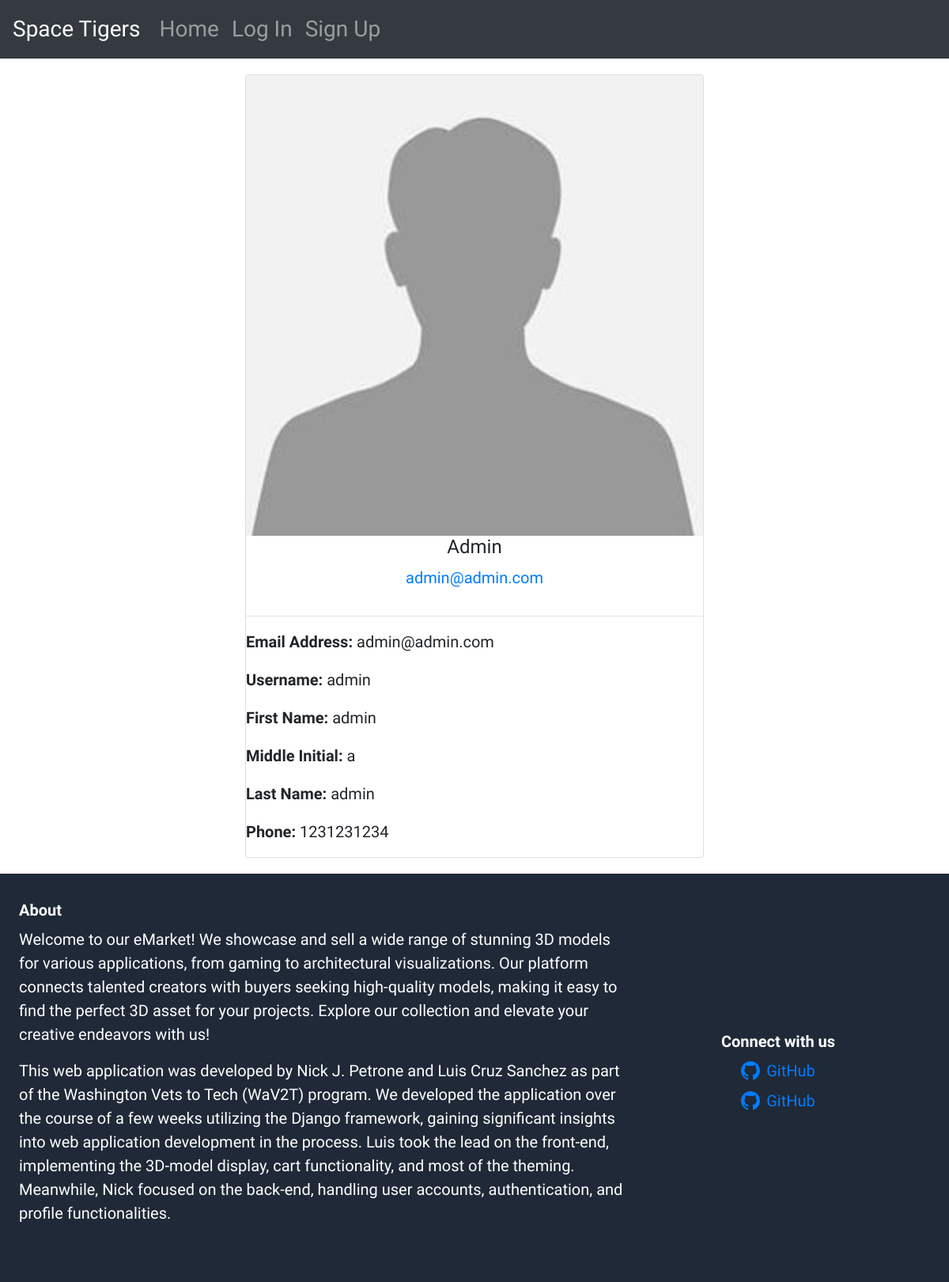
The app's page /accounts/profile2/1/, older data.
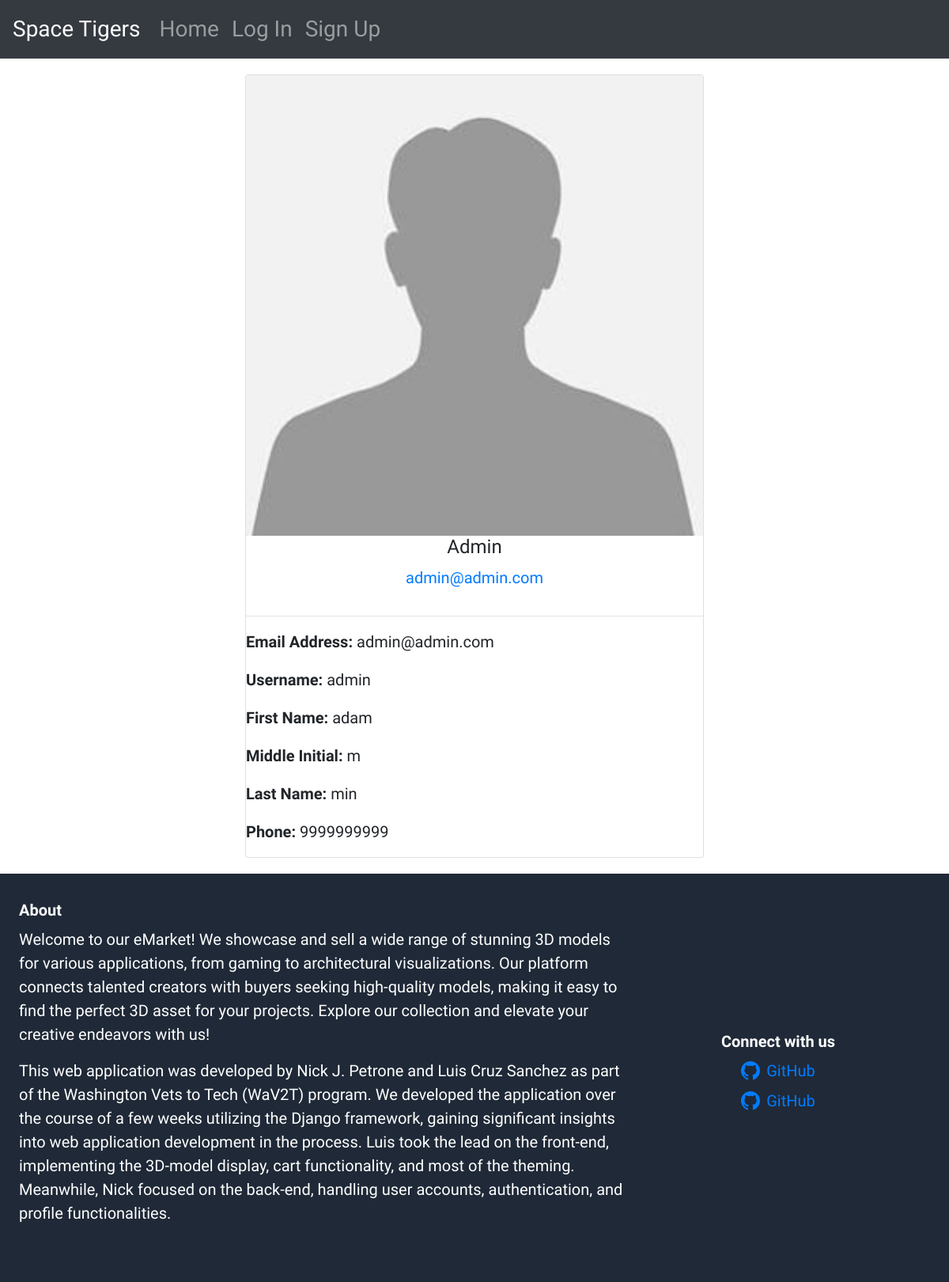
The same page, newer data.
### accounts/models.py (models this page shows, shortened)
class Profile(models.Model):
    user = models.OneToOneField(User, on_delete=models.CASCADE)
    avatar = models.ImageField(default='avatar.jpg', upload_to='media/', blank=True, null=True)
    first_name = models.CharField(max_length=100)
    last_name = models.CharField(max_length=100)
    mi = models.CharField(max_length=1)
    email = models.EmailField()
    phone = models.CharField(max_length=15)

### accounts/views.py (the view)
# urls.py: path('profile2/<int:pk>/', views.ProfileDetailView2, name='profile2'),
def ProfileDetailView2(request, pk):
    profile = Profile.objects.get(user_id=pk)
    is_owner = profile.user == request.user
    context = {
        'profile_detail': profile,
        'is_owner': is_owner,
    }
    if is_owner:
        return redirect('profile')
    else:
        return render(request, 'accounts/profile.html', context)

### templates/accounts/profile.html (shortened to what this page needs)
{% extends 'base.html' %}
{% block content %}
<div class="center">
	<form method="POST" enctype="multipart/form-data" class="card">
		{% if request.user != profile_user %}
			<img src="{{profile_detail.avatar.url}}" alt="{{ profile_detail.username }}" class="avatar"  accept=".jpg,.jpeg,.png"/>
			<h2 class="text-center">{{ profile_detail.user | title }}</h2>
	    	<p class="text-center"><a href="mailto:{{user.email}}">{{profile_detail.email}}</a></p>
	    {% endif %}
   	    <hr>
			{% if is_owner %}
				{% if edit_mode %}
					<label for="avatar">Avatar:</label>
					<input type="file" name="avatar" id="avatar">
					<label for="email">Email Address:</label>
					<input type="email" id="email" name="email" value="{{user.email}}" />
					<label for="username">Username:</label>
					<input type="text" id="username" name="username" value="{{user.username}}" />
					<label for="first_name">First Name:</label>
					<input type="text" id="first_name" name="first_name" value="{{user.profile.first_name}}" />
					<label for="mi">Middle Initial:</label>
					<input type="text" id="mi" name="mi" value="{{user.profile.mi}}"/>
					<label for="last_name">Last Name:</label>
					<input type="text" id="last_name" name="last_name" value="{{user.profile.last_name}}" />
					<label for="phone">Phone:</label>
					<input type="text" id="phone" name="phone" value="{{user.profile.phone}}" />
					<button type="submit" class="btn btn-primary full-width">Save Changes</button>
				{% else %}
					<p><strong>Email Address:</strong> {{user.email}}</p>
					<p><strong>Username:</strong> {{user.username}}</p>
					<p><strong>First Name:</strong> {{user.profile.first_name}}</p>
					<p><strong>Middle Initial:</strong> {{user.profile.mi}}</p>
					<p><strong>Last Name:</strong> {{user.profile.last_name}}</p>
					<p><strong>Phone:</strong> {{user.profile.phone}}</p>
					<a href="?edit=true" class="btn btn-primary">Edit Profile</a>
				{% endif %}
			{% else %}
				<p><strong>Email Address:</strong> {{profile_detail.email}}</p>
				<p><strong>Username:</strong> {{profile_detail.user}}</p>
				<p><strong>First Name:</strong> {{profile_detail.first_name}}</p>
				<p><strong>Middle Initial:</strong> {{profile_detail.mi}}</p>
				<p><strong>Last Name:</strong> {{profile_detail.last_name}}</p>
				<p><strong>Phone:</strong> {{profile_detail.phone}}</p>
			{% endif %}
	</form>
</div>
{% endblock content %}

Row changes from the older to the newer data that the page shows:
changed Profile "admin@admin.com": first_name "admin" → "adam"; mi "a" → "m"; last_name "admin" → "min"; phone "1231231234" → "9999999999"
